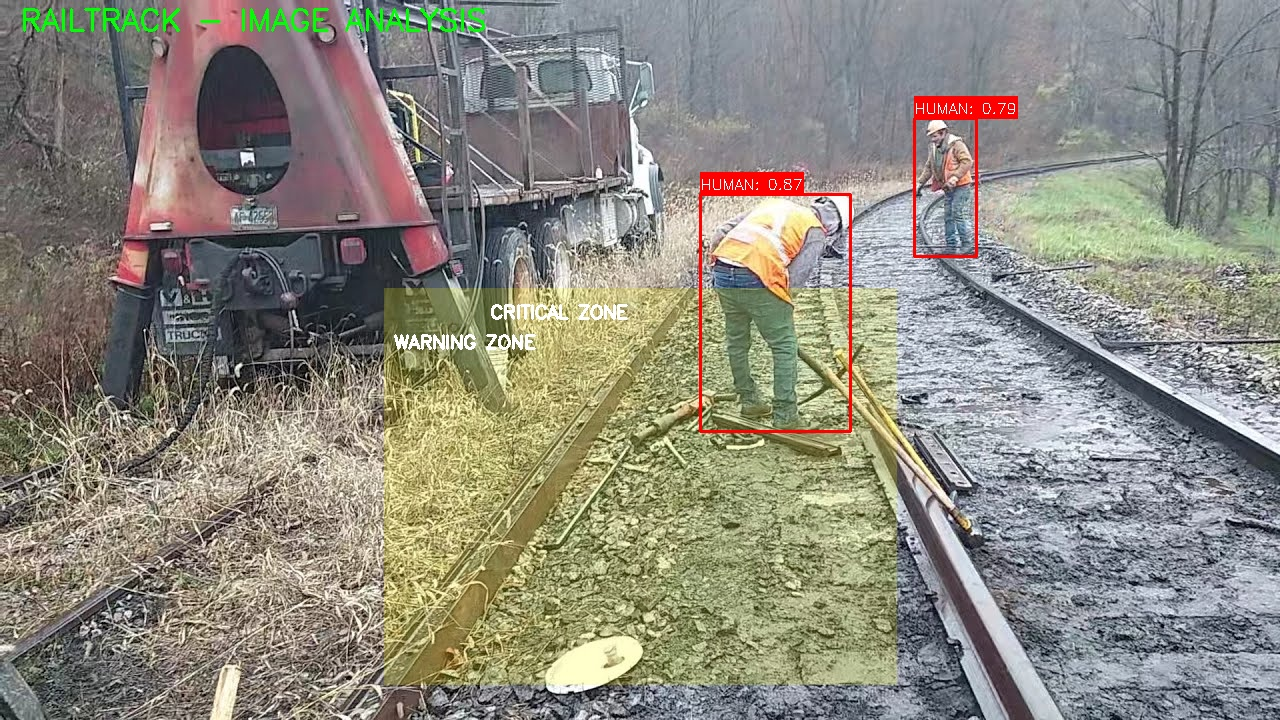
#> input picture logs/analyzed_rail1.jpg, 1280 x 720 px, given in place of the camera
$ python video_capture.py
#> lines starting #> are read from the running program, lines starting #| are printed output that depends on the picture
"""
RailTrack - Video Capture and Preprocessing Module
Handles camera input, frame enhancement, and preprocessing
"""

import cv2
import numpy as np
from typing import Optional, Tuple
import yaml
from pathlib import Path


class VideoCapture:
    """Manages video capture from camera or file with preprocessing capabilities"""

    def __init__(self, config_path: str = "config/config.yaml"):
        """
        Initialize video capture system

        Args:
            config_path: Path to configuration file
        """
        self.config = self._load_config(config_path)
        self.cap = None
        self.frame_count = 0
        self.is_running = False

        # Extract config parameters
        self.camera_config = self.config['camera']
        self.video_config = self.config['video']

        # Initialize CLAHE for contrast enhancement
        if self.video_config.get('clahe_enabled', True):
            self.clahe = cv2.createCLAHE(clipLimit=2.0, tileGridSize=(8, 8))
        else:
            self.clahe = None

    def _load_config(self, config_path: str) -> dict:
        """Load configuration from YAML file"""
        try:
            with open(config_path, 'r') as f:
                return yaml.safe_load(f)
        except Exception as e:
            print(f"Error loading config: {e}")
            # Return default config
            return {
                'camera': {'source': 0, 'resolution': {'width': 1920, 'height': 1080}},
                'video': {'resize_width': 640, 'resize_height': 480, 'clahe_enabled': True}
            }

    def start(self) -> bool:
        """
        Start video capture

        Returns:
            True if successful, False otherwise
        """
        try:
            source = self.camera_config['source']
            self.cap = cv2.VideoCapture(source)

            if not self.cap.isOpened():
                print(f"Error: Could not open video source {source}")
                return False

            # Set camera resolution
            if isinstance(source, int):  # Only for camera devices
                self.cap.set(cv2.CAP_PROP_FRAME_WIDTH,
                           self.camera_config['resolution']['width'])
                self.cap.set(cv2.CAP_PROP_FRAME_HEIGHT,
                           self.camera_config['resolution']['height'])
                self.cap.set(cv2.CAP_PROP_FPS, self.camera_config.get('fps', 30))

            self.is_running = True
            print(f"Video capture started from source: {source}")
            return True

        except Exception as e:
            print(f"Error starting video capture: {e}")
            return False

    def read_frame(self) -> Tuple[bool, Optional[np.ndarray]]:
        """
        Read and preprocess a frame

        Returns:
            Tuple of (success, processed_frame)
        """
        if not self.is_running or self.cap is None:
            return False, None

        ret, frame = self.cap.read()

        if not ret:
            return False, None

        self.frame_count += 1

        # Apply preprocessing
        processed_frame = self._preprocess_frame(frame)

        return True, processed_frame

    def _preprocess_frame(self, frame: np.ndarray) -> np.ndarray:
        """
        Apply preprocessing to frame

        Args:
            frame: Input frame

        Returns:
            Preprocessed frame
        """
        # Resize frame
        resized = cv2.resize(
            frame,
            (self.video_config['resize_width'],
             self.video_config['resize_height'])
        )

        # Low-light enhancement
        if self.camera_config.get('night_vision_enabled', True):
            resized = self._enhance_low_light(resized)

        # Denoising
        if self.video_config.get('denoise_enabled', True):
            resized = cv2.fastNlMeansDenoisingColored(resized, None, 10, 10, 7, 21)

        return resized

    def _enhance_low_light(self, frame: np.ndarray) -> np.ndarray:
        """
        Enhance frame for low-light conditions

        Args:
            frame: Input frame

        Returns:
            Enhanced frame
        """
        # Convert to LAB color space
        lab = cv2.cvtColor(frame, cv2.COLOR_BGR2LAB)
        l, a, b = cv2.split(lab)

        # Apply CLAHE to L channel
        if self.clahe is not None:
            l = self.clahe.apply(l)

        # Merge channels
        enhanced_lab = cv2.merge([l, a, b])

        # Convert back to BGR
        enhanced = cv2.cvtColor(enhanced_lab, cv2.COLOR_LAB2BGR)

        return enhanced

    # [15 lines left out: function apply_gamma_correction, not called in this run]

    def get_frame_info(self) -> dict:
        """
        Get information about current video stream

        Returns:
            Dictionary with frame information
        """
        if self.cap is None:
            return {}

        return {
            'width': int(self.cap.get(cv2.CAP_PROP_FRAME_WIDTH)),
            'height': int(self.cap.get(cv2.CAP_PROP_FRAME_HEIGHT)),
            'fps': int(self.cap.get(cv2.CAP_PROP_FPS)),
            'frame_count': self.frame_count,
            'is_running': self.is_running
        }

    def stop(self):
        """Stop video capture and release resources"""
        if self.cap is not None:
            self.cap.release()
            self.is_running = False
            print("Video capture stopped")

    def __del__(self):
        """Destructor to ensure resources are released"""
        self.stop()


class FrameBuffer:
    """Buffer for storing recent frames for multi-frame analysis"""

    # [59 lines left out: functions __init__, add_frame, get_frames, get_frame_at, clear, not called in this run]

    def __len__(self):
        """Return number of frames in buffer"""
        return len(self.frames)


if __name__ == "__main__":
    # Test video capture
    print("Testing Video Capture Module...")

    capture = VideoCapture()

    if capture.start():
        print("Video capture initialized successfully")
        print(f"Frame info: {capture.get_frame_info()}")

        # Test frame reading
        for i in range(5):
            ret, frame = capture.read_frame()
            if ret:
                print(f"Frame {i+1}: Shape = {frame.shape}")
            else:
                print(f"Failed to read frame {i+1}")
                break
#> this loop made 5 passes
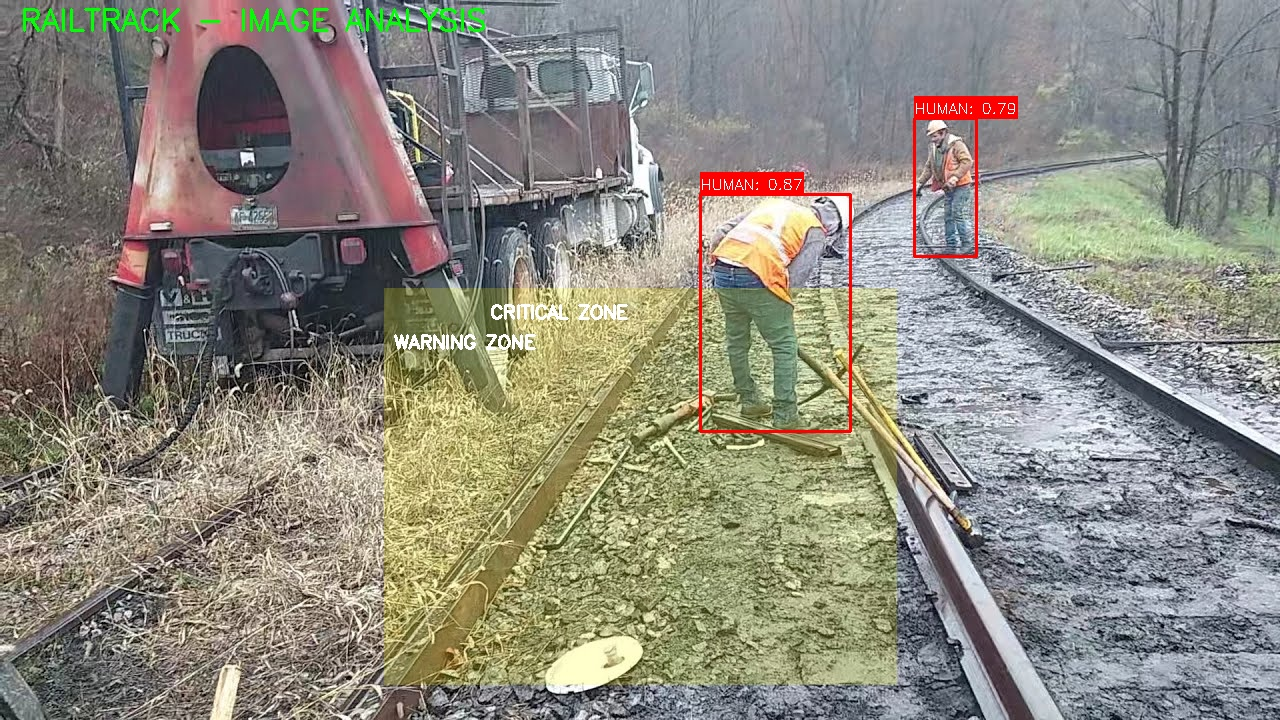
#> input picture logs/analyzed_rail1.jpg, 1280 x 720 px, given in place of the camera
#> pass 1, in _preprocess_frame, `resized = cv2.resize( frame, (self.video_config['resize_width'], self...`:
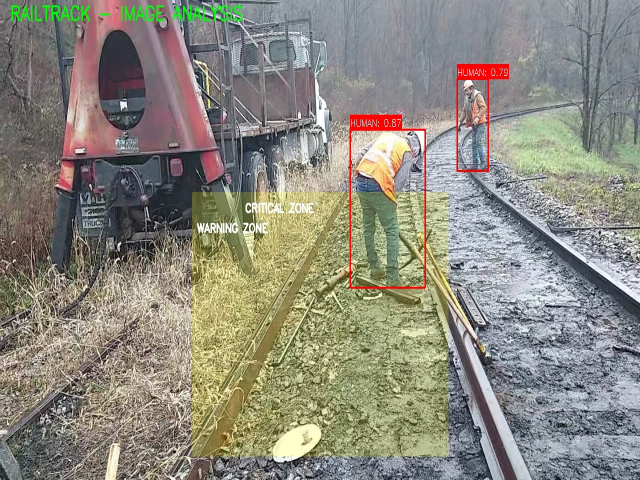
#> resized: shape (480, 640, 3); mean B, G, R 126.5, 137.7, 140.5
#> pass 1, in _enhance_low_light, `l, a, b = cv2.split(lab)`:
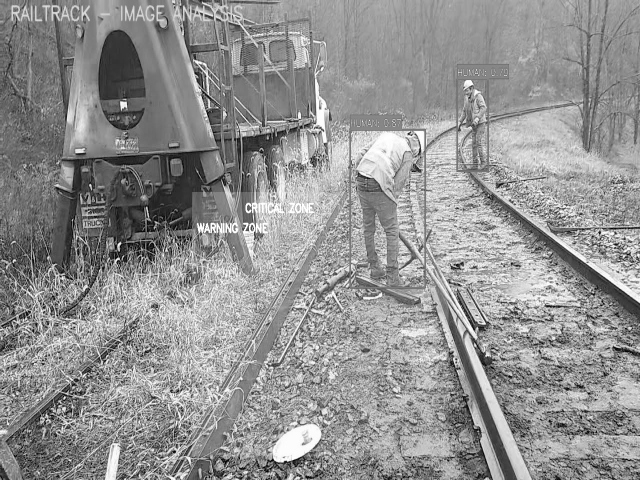
#> l: shape (480, 640); min 1, max 255, mean 145.6
#> pass 1, in _enhance_low_light, `l, a, b = cv2.split(lab)`:
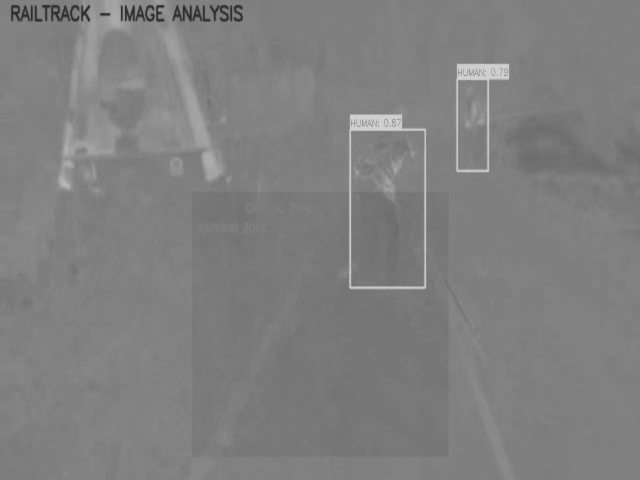
#> a: shape (480, 640); min 43, max 208, mean 127.5

        capture.stop()
    else:
        print("Failed to initialize video capture")
